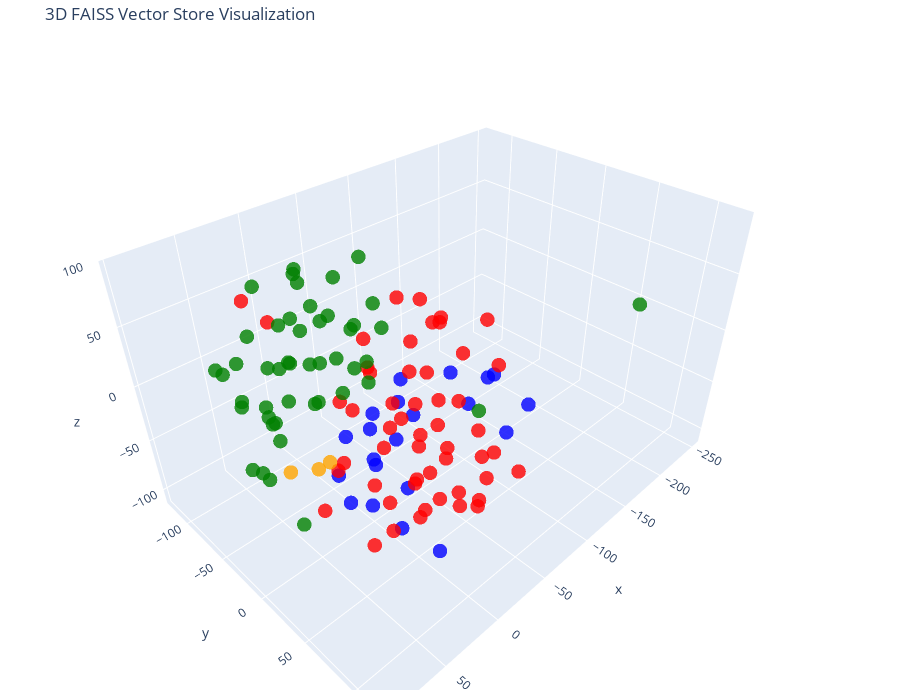

The notebook cell saved with this chart:
### Code cell
# Let's try 3D!

tsne = TSNE(n_components=3, random_state=42)
reduced_vectors = tsne.fit_transform(vectors)

# Create the 3D scatter plot
fig = go.Figure(
    data=[
        go.Scatter3d(
            x=reduced_vectors[:, 0],
            y=reduced_vectors[:, 1],
            z=reduced_vectors[:, 2],
            mode="markers",
            marker=dict(size=5, color=colors, opacity=0.8),
            text=[
                f"Type: {t}<br>Text: {d[:100]}..." for t, d in zip(doc_types, documents)
            ],
            hoverinfo="text",
        )
    ]
)

fig.update_layout(
    title="3D FAISS Vector Store Visualization",
    scene=dict(xaxis_title="x", yaxis_title="y", zaxis_title="z"),
    width=900,
    height=700,
    margin=dict(r=20, b=10, l=10, t=40),
)

fig.show()

### Figure 1 — Plotly figure (JSON) as saved in the notebook; plotly's stock layout.template omitted (floating-point values rounded to 4 significant figures)
{"data": [{"hoverinfo": "text", "marker": {"color": ["blue", "blue", "blue", "blue", "blue", "blue", "blue", "blue", "blue", "blue", "blue", "blue", "blue", "blue", "blue", "blue", "blue", "blue", "blue", "blue", "blue", "red", "red", "red", "red", "red", "red", "red", "red", "red", "red", "red", "red", "red", "red", "red", "red", "red", "red", "red", "red", "red", "red", "red", "red", "red", "red", "red", "red", "red", "red", "red", "red", "red", "red", "red", "red", "red", "red", "red", "red", "red", "red", "red", "red", "red", "red", "red", "red", "red", "red", "red", "red", "orange", "orange", "orange", "green", "green", "green", "green", "green", "green", "green", "green", "green", "green", "green", "green", "green", "green", "green", "green", "green", "green", "green", "green", "green", "green", "green", "green", "green", "green", "green", "green", "green", "green", "green", "green", "green", "green", "green", "green", "green", "green", "green", "green", "green", "green", "green", "green", "green", "green", "green"], "opacity": 0.8, "size": 5}, "mode": "markers", "text": ["Type: products<br>Text: # Product Summary\n\n# Rellm: AI-Powered Enterprise Reinsurance Solution\n\n## Summary\n\nRellm is an inno...", "Type: products<br>Text: ### Seamless Integrations\nRellm's architecture is designed for effortless integration with existing ...", "Type: products<br>Text: ### Regulatory Compliance Tools\nRellm includes built-in compliance tracking features to help organiz...", "Type: products<br>Text: Join the growing number of organizations leveraging Rellm to enhance their reinsurance processes whi...", "Type: products<br>Text: Experience the future of reinsurance with Rellm, where innovation meets reliability. Let Insurellm h...", "Type: products<br>Text: # Product Summary\n\n# Markellm\n\n## Summary\n\nMarkellm is an innovative two-sided marketplace designed ...", "Type: products<br>Text: - **User-Friendly Interface**: Designed with user experience in mind, Markellm features an intuitive...", "Type: products<br>Text: - **Customer Support**: Our dedicated support team is always available to assist both consumers and ...", "Type: products<br>Text: ### For Insurance Companies:\n- **Basic Listing Fee**: $199/month for a featured listing on the platf...", "Type: products<br>Text: ### Q3 2025\n- Initiate a comprehensive marketing campaign targeting both consumers and insurers to i...", "Type: products<br>Text: # Product Summary\n\n# Homellm\n\n## Summary\nHomellm is an innovative home insurance product developed b...", "Type: products<br>Text: ### 2. Dynamic Pricing Model\nWith Homellm's innovative dynamic pricing model, insurance providers ca...", "Type: products<br>Text: ### 5. Multi-Channel Integration\nHomellm seamlessly integrates into existing insurance platforms, pr...", "Type: products<br>Text: - **Basic Tier:** Starting at $5,000/month for small insurers with basic integration features.\n- **S...", "Type: products<br>Text: All tiers include a comprehensive training program and ongoing updates to ensure optimal performance...", "Type: products<br>Text: With Homellm, Insurellm is committed to transforming the landscape of home insurance, ensuring both ...", "Type: products<br>Text: # Product Summary\n\n# Carllm\n\n## Summary\n\nCarllm is an innovative auto insurance product developed by...", "Type: products<br>Text: - **Instant Quoting**: With Carllm, insurance companies can offer near-instant quotes to customers, ...", "Type: products<br>Text: - **Mobile Integration**: Carllm is designed to work seamlessly with mobile applications, providing ...", "Type: products<br>Text: - **Professional Tier**: $2,500/month\n  - For medium-sized companies.\n  - All Basic Tier features pl...", "Type: products<br>Text: ### Q2 2025: Customer Experience Improvements\n- Launch of a new **mobile app** for end-users.\n- Intr...", "Type: contracts<br>Text: # Contract with GreenField Holdings for Markellm\n\n**Effective Date:** November 15, 2023  \n**Contract...", "Type: contracts<br>Text: ## Renewal\n1. **Automatic Renewal**: This contract will automatically renew for sequential one-year ...", "Type: contracts<br>Text: ## Features\n1. **AI-Powered Matching**: Access to advanced algorithms that connect GreenField Holdin...", "Type: contracts<br>Text: ## Support\n1. **Customer Support Access**: The Client will have access to dedicated support through ...", "Type: contracts<br>Text: **Signatures:**  \n_________________________                           _________________________  \n**...", "Type: contracts<br>Text: # Contract with Apex Reinsurance for Rellm: AI-Powered Enterprise Reinsurance Solution\n\n## Terms\n\n1....", "Type: contracts<br>Text: ## Renewal\n\n1. **Automatic Renewal**: This Agreement will automatically renew for successive one-yea...", "Type: contracts<br>Text: 2. **Seamless Integrations**: The architecture of Rellm allows for easy integration with existing sy...", "Type: contracts<br>Text: 1. **Technical Support**: Provider shall offer dedicated technical support to the Client via phone, ...", "Type: contracts<br>Text: **Insurellm, Inc.**  \n_____________________________  \nAuthorized Signature   \nDate: ________________...", "Type: contracts<br>Text: # Contract with Greenstone Insurance for Homellm\n\n---\n\n## Terms\n\n1. **Parties**: This Contract (\"Agr...", "Type: contracts<br>Text: 4. **Payment Terms**: \n   - The Customer shall pay an amount of $10,000 per month for the Standard T...", "Type: contracts<br>Text: ---\n\n## Features\n\n- **AI-Powered Risk Assessment**: Customer will have access to enhanced risk evalu...", "Type: contracts<br>Text: - **Customer Portal**: A dedicated portal will be provided, allowing the Customer's clients to manag...", "Type: contracts<br>Text: ______________________________  \n[Name], [Title]  \nDate: ______________________\n\n**For Greenstone In...", "Type: contracts<br>Text: # Contract with Roadway Insurance Inc. for Carllm\n\n---\n\n## Terms\n\n1. **Agreement Effective Date**: T...", "Type: contracts<br>Text: ---\n\n## Renewal\n\n1. **Automatic Renewal**: This agreement will automatically renew for an additional...", "Type: contracts<br>Text: ---\n\n## Features\n\n1. **Access to Core Features**: Roadway Insurance Inc. will have access to all Pro...", "Type: contracts<br>Text: ---\n\n## Support\n\n1. **Technical Support**: Roadway Insurance Inc. will receive priority technical su...", "Type: contracts<br>Text: # Contract with Stellar Insurance Co. for Rellm\n\n## Terms\nThis contract is made between **Insurellm*...", "Type: contracts<br>Text: ### Termination\nEither party may terminate this agreement with a **30-day written notice**. In the e...", "Type: contracts<br>Text: ## Features\nStellar Insurance Co. will receive access to the following features of the Rellm product...", "Type: contracts<br>Text: ## Support\nInsurellm provides Stellar Insurance Co. with the following support services:\n\n- **24/7 T...", "Type: contracts<br>Text: # Contract with TechDrive Insurance for Carllm\n\n**Contract Date:** October 1, 2024  \n**Contract Dura...", "Type: contracts<br>Text: ## Renewal\n\n1. **Automatic Renewal**: This contract shall automatically renew for additional one-yea...", "Type: contracts<br>Text: ## Support\n\n1. **Customer Support**: Insurellm will provide 24/7 customer support to TechDrive Insur...", "Type: contracts<br>Text: **TechDrive Insurance Representative:**  \nName: Sarah Johnson  \nTitle: Operations Director  \nDate: _...", "Type: contracts<br>Text: # Contract with Belvedere Insurance for Markellm\n\n## Terms\nThis Contract (\"Agreement\") is made and e...", "Type: contracts<br>Text: ## Renewal\n1. **Renewal Terms**: This Agreement may be renewed for additional one-year terms upon mu...", "Type: contracts<br>Text: ## Features\n1. **AI-Powered Matching**: Belvedere Insurance will benefit from Markellm's AI-powered ...", "Type: contracts<br>Text: ## Support\n1. **Technical Support**: Technical support will be available from 9 AM to 7 PM EST, Mond...", "Type: contracts<br>Text: **Belvedere Insurance**  \nSignature: ______________________  \nName: [Authorized Signatory]  \nTitle: ...", "Type: contracts<br>Text: # Contract with Velocity Auto Solutions for Carllm\n\n**Contract Date:** October 1, 2023  \n**Contract ...", "Type: contracts<br>Text: ## Renewal\n\n1. **Automatic Renewal**: This contract will automatically renew for successive 12-month...", "Type: contracts<br>Text: ## Support\n\n1. **Customer Support**: Velocity Auto Solutions will have access to Insurellm’s custome...", "Type: contracts<br>Text: # Contract with GreenValley Insurance for Homellm\n\n**Contract Date:** October 6, 2023  \n**Contract N...", "Type: contracts<br>Text: 4. **Confidentiality:** Both parties agree to maintain the confidentiality of proprietary informatio...", "Type: contracts<br>Text: 1. **AI-Powered Risk Assessment:** Access to advanced AI algorithms for real-time risk evaluations.\n...", "Type: contracts<br>Text: 3. **Regular Updates:** Insurellm will offer ongoing updates and enhancements to the Homellm platfor...", "Type: contracts<br>Text: # Contract with EverGuard Insurance for Rellm: AI-Powered Enterprise Reinsurance Solution\n\n**Contrac...", "Type: contracts<br>Text: 4. **Usage Rights**: EverGuard Insurance is granted a non-exclusive, non-transferable license to acc...", "Type: contracts<br>Text: 1. **Core Functionality**: Rellm provides EverGuard Insurance with advanced AI-driven analytics, sea...", "Type: contracts<br>Text: 1. **Customer Support**: Insurellm will provide EverGuard Insurance with 24/7 customer support, incl...", "Type: contracts<br>Text: ---\n\n**Signatures**  \n**For Insurellm**: __________________________  \n**Name**: John Smith  \n**Title...", "Type: contracts<br>Text: # Contract with BrightWay Solutions for Markellm\n\n**Contract Date:** October 5, 2023  \n**Contract ID...", "Type: contracts<br>Text: 3. **Service Level Agreement (SLA):**  \n   Insurellm commits to a 99.9% uptime for the platform with...", "Type: contracts<br>Text: 2. **Real-Time Quote Availability:**  \n   Consumers sourced via BrightWay Solutions will receive rea...", "Type: contracts<br>Text: 3. **Training and Onboarding:**  \n   Insurellm agrees to provide one free training session on how to...", "Type: contracts<br>Text: # Contract with Pinnacle Insurance Co. for Homellm\n\n## Terms\nThis contract (\"Contract\") is entered i...", "Type: contracts<br>Text: ## Renewal\n1. **Renewal Terms**: At the end of the initial term, this Contract shall automatically r...", "Type: contracts<br>Text: ## Features\n1. **AI-Powered Risk Assessment**: Utilized for tailored underwriting decisions specific...", "Type: contracts<br>Text: ## Support\n1. **Technical Support**: Insurellm shall provide 24/7 technical support via an email and...", "Type: company<br>Text: # Overview of Insurellm\n\nInsurellm is an innovative insurance tech firm with 200 employees across th...", "Type: company<br>Text: # Careers at Insurellm\n\nInsurellm is hiring! We are looking for talented software engineers, data sc...", "Type: company<br>Text: # About Insurellm\n\nInsurellm was founded by Avery Lancaster in 2015 as an insurance tech startup des...", "Type: employees<br>Text: # HR Record\n\n# Alex Chen\n\n## Summary\n- **Date of Birth:** March 15, 1990  \n- **Job Title:** Backend ...", "Type: employees<br>Text: ## Annual Performance History\n- **2020:**  \n  - Completed onboarding successfully.  \n  - Met expecta...", "Type: employees<br>Text: ## Compensation History\n- **2020:** Base Salary: $80,000  \n- **2021:** Base Salary Increase to $90,0...", "Type: employees<br>Text: Alex Chen continues to be a vital asset at Insurellm, contributing significantly to innovative backe...", "Type: employees<br>Text: # HR Record\n\n# Oliver Spencer\n\n## Summary\n- **Date of Birth**: May 14, 1990  \n- **Job Title**: Backe...", "Type: employees<br>Text: ## Annual Performance History\n- **2018**: **3/5** - Adaptable team player but still learning to take...", "Type: employees<br>Text: ## Compensation History\n- **March 2018**: Initial salary of $80,000.\n- **July 2019**: Salary increas...", "Type: employees<br>Text: # HR Record\n\n# Emily Tran\n\n## Summary\n- **Date of Birth:** March 18, 1991  \n- **Job Title:** Digital...", "Type: employees<br>Text: - **January 2017 - May 2018**: Marketing Intern  \n  - Supported the Marketing team by collaborating ...", "Type: employees<br>Text: - **2021**:  \n  - Performance Rating: Meets Expectations  \n  - Key Achievements: Contributed to the ...", "Type: employees<br>Text: - **Professional Development Goals**:  \n  - Emily Tran aims to become a Marketing Manager within the...", "Type: employees<br>Text: # HR Record\n\n# Jordan Blake\n\n## Summary\n- **Date of Birth:** March 15, 1993  \n- **Job Title:** Sales...", "Type: employees<br>Text: ## Annual Performance History\n- **2021:** First year at Insurellm; achieved 90% of monthly targets. ...", "Type: employees<br>Text: ## Other HR Notes\n- Jordan has shown an interest in continuing education, actively participating in ...", "Type: employees<br>Text: # Avery Lancaster\n\n## Summary\n- **Date of Birth**: March 15, 1985  \n- **Job Title**: Co-Founder & Ch...", "Type: employees<br>Text: - **2010 - 2013**: Business Analyst at Edge Analytics  \n  Prior to joining Innovate, Avery worked as...", "Type: employees<br>Text: - **2018**: **Exceeds Expectations**  \n  Under Avery’s pivoted vision, Insurellm launched two new su...", "Type: employees<br>Text: - **2022**: **Satisfactory**  \n  Avery focused on rebuilding team dynamics and addressing employee c...", "Type: employees<br>Text: ## Compensation History\n- **2015**: $150,000 base salary + Significant equity stake  \n- **2016**: $1...", "Type: employees<br>Text: ## Other HR Notes\n- **Professional Development**: Avery has actively participated in leadership trai...", "Type: employees<br>Text: # HR Record\n\n# Maxine Thompson\n\n## Summary\n- **Date of Birth:** January 15, 1991  \n- **Job Title:** ...", "Type: employees<br>Text: ## Insurellm Career Progression\n- **January 2017 - October 2018**: **Junior Data Engineer**  \n  * Ma...", "Type: employees<br>Text: ## Annual Performance History\n- **2017**: *Meets Expectations*  \n  Maxine showed potential in her ro...", "Type: employees<br>Text: - **2021**: *Exceeds Expectations*  \n  Maxine spearheaded the transition to a new data warehousing s...", "Type: employees<br>Text: ## Compensation History\n- **2017**: $70,000 (Junior Data Engineer)  \n- **2018**: $75,000 (Junior Dat...", "Type: employees<br>Text: # Samantha Greene\n\n## Summary\n- **Date of Birth:** October 14, 1990\n- **Job Title:** HR Generalist\n-...", "Type: employees<br>Text: ## Annual Performance History\n- **2020:** Exceeds Expectations  \n  Samantha Greene demonstrated exce...", "Type: employees<br>Text: ## Compensation History\n- **2020:** Base Salary - $55,000  \n  The entry-level salary matched industr...", "Type: employees<br>Text: - **2023:** Base Salary - $70,000  \n  Recognized for substantial improvement in employee relations m...", "Type: employees<br>Text: # HR Record\n\n# Alex Thomson\n\n## Summary\n- **Date of Birth:** March 15, 1995  \n- **Job Title:** Sales...", "Type: employees<br>Text: ## Annual Performance History  \n- **2022** - Rated as \"Exceeds Expectations.\" Alex Thomson achieved ...", "Type: employees<br>Text: ## Other HR Notes\n- Alex Thomson is an active member of the Diversity and Inclusion committee at Ins...", "Type: employees<br>Text: # HR Record\n\n# Samuel Trenton\n\n## Summary\n- **Date of Birth:** April 12, 1989  \n- **Job Title:** Sen...", "Type: employees<br>Text: ## Annual Performance History\n- **2023:** Rating: 4.5/5  \n  *Samuel exceeded expectations, successfu...", "Type: employees<br>Text: ## Compensation History\n- **2023:** Base Salary: $115,000 + Bonus: $15,000  \n  *Annual bonus based o...", "Type: employees<br>Text: - **Engagement in Company Culture:** Regularly participates in team-building events and contributes ...", "Type: employees<br>Text: # HR Record\n\n# Alex Harper\n\n## Summary\n- **Date of Birth**: March 15, 1993  \n- **Job Title**: Sales ...", "Type: employees<br>Text: ## Annual Performance History  \n- **2021**:  \n  - **Performance Rating**: 4.5/5  \n  - **Key Achievem...", "Type: employees<br>Text: - **2022**:  \n  - **Base Salary**: $65,000 (Promotion to Senior SDR)  \n  - **Bonus**: $13,000 (20% o...", "Type: employees<br>Text: # HR Record\n\n# Jordan K. Bishop\n\n## Summary\n- **Date of Birth:** March 15, 1990\n- **Job Title:** Fro...", "Type: employees<br>Text: ## Annual Performance History\n- **2019:** Exceeds Expectations - Continuously delivered high-quality...", "Type: employees<br>Text: ## Compensation History\n- **June 2018:** Starting Salary - $85,000\n- **June 2019:** Salary Increase ...", "Type: employees<br>Text: ## Other HR Notes\n- Jordan K. Bishop has been an integral part of club initiatives, including the In...", "Type: employees<br>Text: # HR Record\n\n# Emily Carter\n\n## Summary\n- **Date of Birth:** August 12, 1990  \n- **Job Title:** Acco...", "Type: employees<br>Text: - **2017-2019:** Marketing Intern  \n  - Assisted with market research and campaign development for s...", "Type: employees<br>Text: ## Compensation History\n| Year | Base Salary | Bonus         | Total Compensation |\n|------|--------...", "Type: employees<br>Text: Emily Carter exemplifies the kind of talent that drives Insurellm's success and is an invaluable ass..."], "type": "scatter3d", "x": [18.45, -18.14, 3.707, -2.828, 18.08, 0.1148, -5.911, 18.08, 39.97, 15.2, -90.67, -77.87, -61.3, -63.07, -88.73, -70.22, -40.26, -34.23, -35.54, -0.7645, -10.68, 44.88, 2.423, -82.38, 61.93, -39.27, 51.96, -17.92, -29.48, -41.72, -45.32, -97.15, -40.79, -17.78, -32.1, -31.69, 30.48, 28.48, -75.84, -73.87, 25.86, 1.132, -5.165, 8.836, 23.47, -1.438, 5.084, 5.283, 52.54, 15.91, -20.38, -58.0, -32.22, 40.21, -29.32, 28.35, 67.37, 58.63, -62.29, -61.62, 28.93, 1.752, -10.44, -57.49, -15.78, 8.066, -14.31, -19.56, 14.35, -72.18, -4.77, -62.6, -53.19, 14.73, 40.51, 31.74, 60.83, 65.89, -97.01, 66.95, 9.164, 77.67, 22.94, 15.88, -53.15, 20.37, 39.02, -34.99, -17.18, -42.59, 80.7, 68.61, 84.77, 80.04, -22.65, 92.35, 19.22, 34.81, 50.46, 55.06, 13.73, -7.952, 46.84, -10.59, -22.48, -58.47, 8.299, -53.3, -6.659, 13.54, -249.7, -24.12, -53.32, -10.59, -30.16, -16.46, 67.83, 4.889, -22.49, -6.864, 43.92, 11.37, 50.33], "y": [23.25, 19.6, 36.57, 2.778, -3.242, 6.719, 23.3, 27.48, 16.67, -5.867, 30.77, 47.59, 38.99, 73.84, 71.43, 12.19, -13.18, 9.981, -3.771, 70.98, -11.22, 60.95, 109.9, 35.5, 29.08, 33.77, 65.54, 72.16, 41.96, 69.7, 7.762, -34.24, 104.2, -1.64, -22.82, 75.86, 64.41, 92.94, -4.504, -16.92, 80.66, 91.46, -123.2, 59.69, 34.35, 44.09, 13.28, 8.929, 35.08, 119.9, 27.8, 19.89, 11.71, 38.46, 49.7, 9.606, 62.9, -39.66, 32.04, -34.91, 57.3, 59.4, 36.27, 11.5, 18.38, 63.15, 74.38, 51.28, 41.61, 55.69, 108.0, 64.46, -5.442, -29.46, -43.4, -19.32, -1.048, -68.44, 17.21, -26.91, -43.67, -52.9, -87.82, -73.2, -63.4, -58.81, -66.58, -78.7, -33.35, -50.44, -8.66, -7.687, -12.62, 9.371, -56.21, 1.331, -91.76, -16.24, -35.25, -13.13, -33.41, -103.3, -62.05, -87.17, -101.4, -49.81, -85.36, -52.06, -73.42, -60.21, 56.03, -27.73, -76.94, -60.01, -77.55, -48.53, -44.55, -61.4, -39.67, -73.23, -89.78, -33.36, -34.03], "z": [-67.58, -78.3, -91.65, -56.09, -84.07, -4.292, -21.11, -21.52, -28.93, -23.65, -8.023, 9.83, -11.87, -18.69, -9.817, -2.72, -27.34, -23.27, 0.9893, -91.97, -35.07, -4.308, 23.25, 47.78, -36.96, 67.68, -48.68, -46.01, -81.74, -71.93, 67.88, 8.026, -20.74, -108.4, -73.68, 2.813, 53.33, 16.44, 30.82, -19.39, -31.46, -31.46, 9.39, -24.37, 60.12, 49.34, 36.13, 60.42, -4.071, -0.7012, 4.246, -74.08, 42.16, 39.07, -27.01, 23.14, 29.84, 89.99, 27.85, -68.33, -59.32, -57.83, -57.09, -45.4, 85.78, 15.23, 35.84, 21.06, 12.03, -54.35, 0.02967, 33.9, -74.56, -62.8, -65.3, -52.16, -73.21, 23.74, -50.78, -43.98, -17.11, 41.14, 66.39, -29.19, -42.38, 16.07, -18.19, -17.55, 38.32, -10.34, -16.6, 17.63, 37.61, 39.83, 68.34, 0.4335, -59.05, 68.4, 38.12, 50.95, 70.06, -21.08, 48.44, 63.58, 46.13, 13.44, 29.59, 36.16, -6.487, 48.6, -2.163, 94.02, 5.964, 36.03, 24.42, -25.21, 14.88, 83.1, -0.9809, -44.12, 11.06, 23.57, -23.26]}], "layout": {"height": 700, "margin": {"b": 10, "l": 10, "r": 20, "t": 40}, "scene": {"xaxis": {"title": {"text": "x"}}, "yaxis": {"title": {"text": "y"}}, "zaxis": {"title": {"text": "z"}}}, "title": {"text": "3D FAISS Vector Store Visualization"}, "width": 900}}
